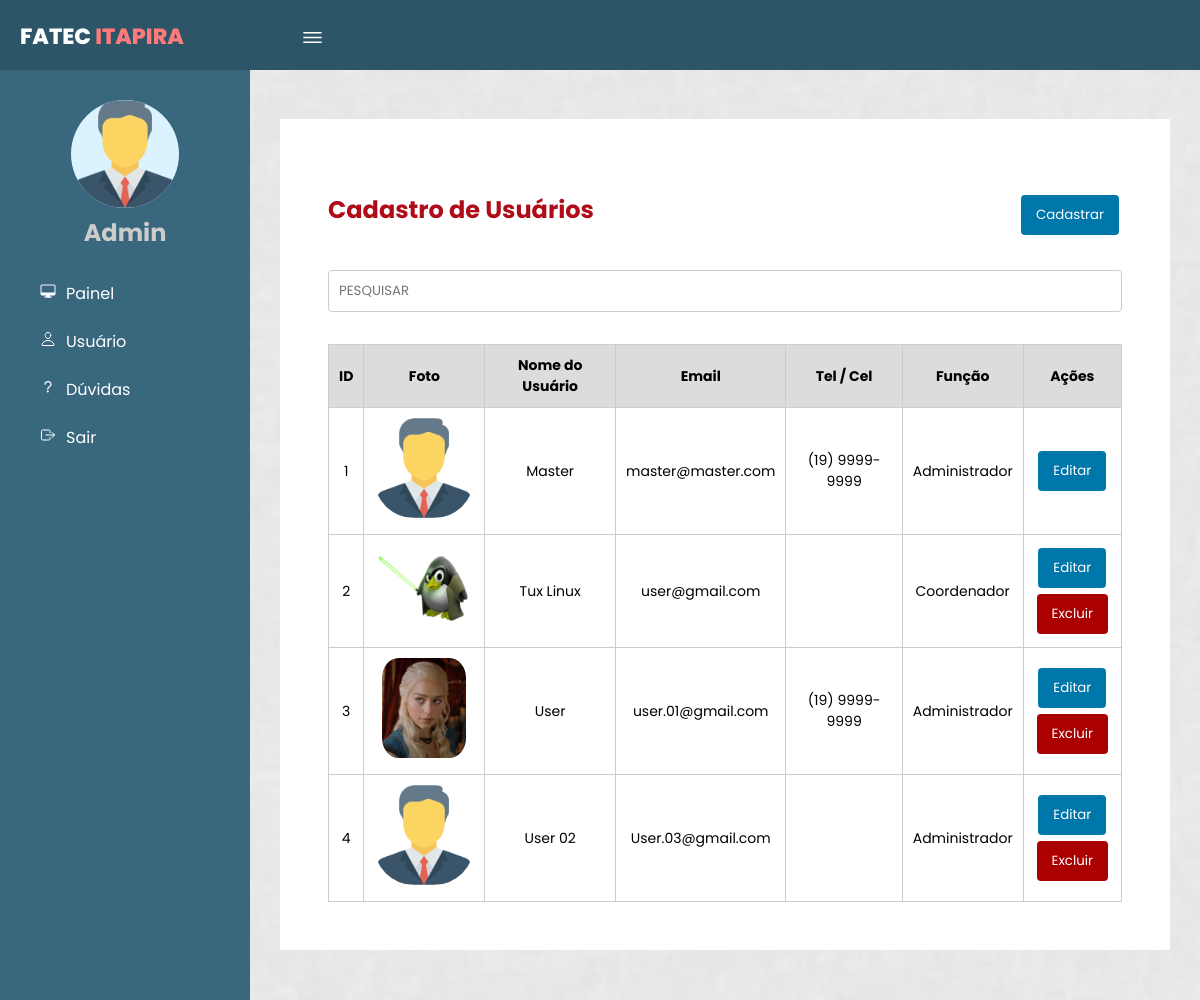
/gerenciarUsuario.php (signed in), run on an earlier commit of the app's database.
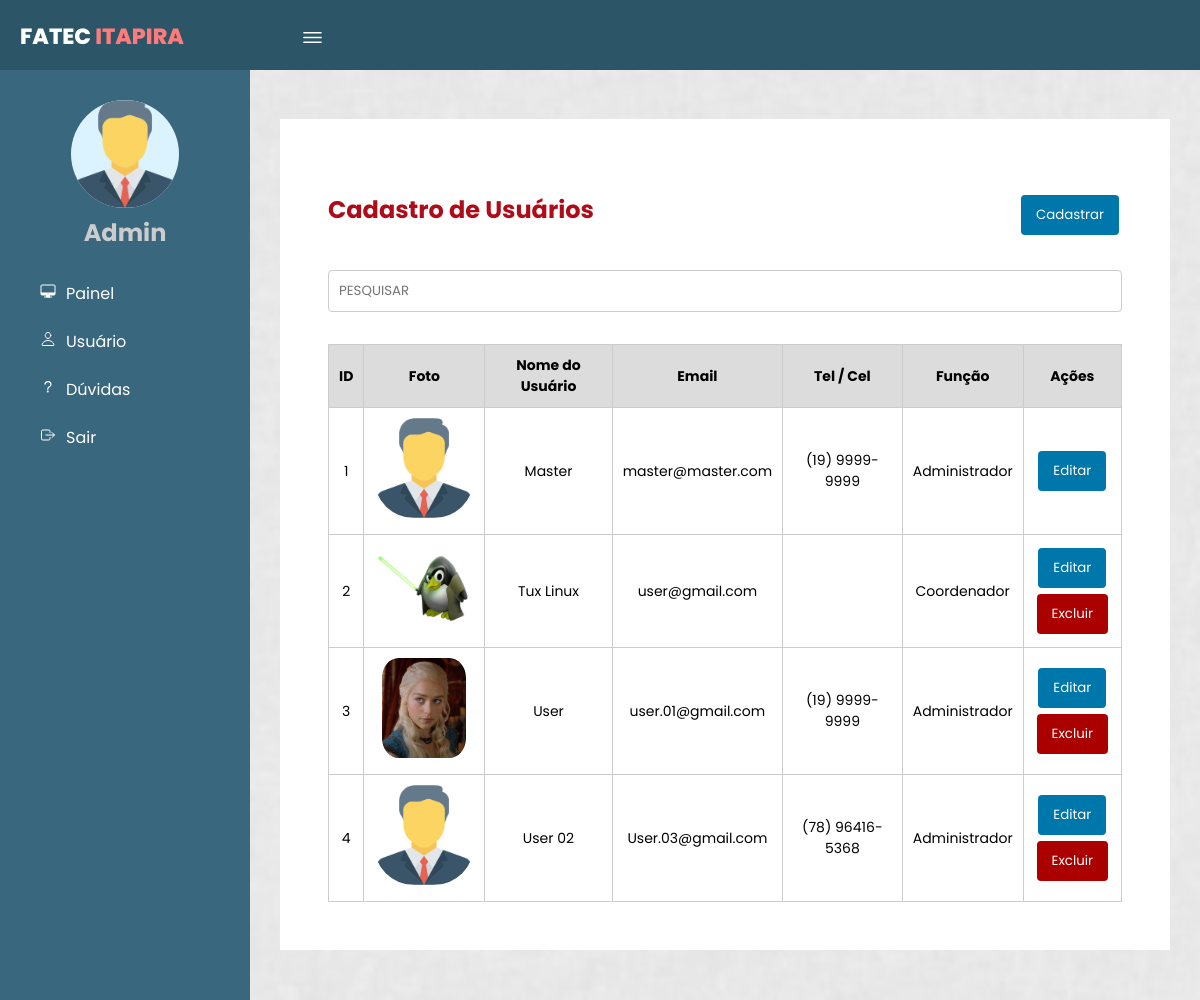
And on a later commit of the database.
### tables this page shows
CREATE TABLE `usuarios` (
  `idUsuarios` int(10) UNSIGNED NOT NULL,
  `NomeUsuario` varchar(255) NOT NULL,
  `Email` varchar(50) NOT NULL,
  `Senha` varchar(255) NOT NULL,
  `Tel_Cel` varchar(15) DEFAULT NULL,
  `Funcao` varchar(30) DEFAULT NULL,
  `NivelAcesso` int(11) NOT NULL DEFAULT 1,
  `DataCadastro` date NOT NULL DEFAULT curdate(),
  `DataUltimaAtualizacao` timestamp NOT NULL DEFAULT current_timestamp() ON UPDATE current_timestamp(),
  `FotoPath` varchar(255) DEFAULT NULL
);

### Class/Usuario.php (called while the page is built, shortened)
<?php
class Usuario
{
    private $conn;
    public function __construct($conn)
    {
        $this->conn = $conn;
    }
    public function listarUsuarios()
    {
        try {
            $sql = "SELECT * FROM usuarios";
            $stmt = $this->conn->query($sql);
            if ($stmt) {
                return $stmt->fetchAll(PDO::FETCH_ASSOC);
            } else {
                throw new Exception("Erro ao executar a consulta SQL");
            }
        } catch (Exception $e) {
            error_log("Erro ao listar usuários: " . $e->getMessage());
            return [];
        }
    }
}

### gerenciarUsuario.php (the view, shortened to what this page needs)
<?php
require_once 'Class/Usuario.php';
require_once 'conexao.php';
$usuario = new Usuario($conn);
$usuarios = $usuario->listarUsuarios();
?>
<!DOCTYPE html>
<html lang="pt-br">
<head>
    <link rel="stylesheet" href="css/format.css">
</head>
<body page='lista'>
    <header>
        <label for="check">
            <ion-icon name="menu-outline" id="sidebar_btn"></ion-icon>
        </label>
        <div class="left">
            <h3>Fatec <span>Itapira</span></h3>
        </div>
    </header>
    <div class="sidebar">
        <div class="center">
            <img src="icon/manager_icon_129392.png" class="image" alt="">
            <h2>Admin</h2>
        </div>
        <a href="painelAdmin.php" onclick="vizualizar('lista', true)"><ion-icon
                name="desktop-outline"></ion-icon><span>Painel</span></a>
        <a href="gerenciarUsuario.php"><ion-icon name="person-outline"></ion-icon><span>Usuário</span></a>
        <a href="grafico.php"><ion-icon name="help-outline"></ion-icon><span>Dúvidas</span></a>
        <a href="login/sairLogin.php"><ion-icon name="exit-outline"></ion-icon><span>Sair</span></a>
    </div>
    <div class="content">
        <div id='listaRegistros'>
            <div class="titulo_ask">
                <h1>Cadastro de Usuários</h1>
                <a href="Views/cadastroUsuario.html"><button>Cadastrar</button></a>
            </div>
            <div style='display: flex;' class="filtro">
                <input style='flex:1' placeholder="PESQUISAR" autofocus id='inputPesquisa' />
            </div>
    <?php if (!empty($usuarios)): ?>
        <table>
            <tr>
                <thead>
                <th>ID</th>
                <th>Foto</th>
                <th>Nome do Usuário</th>
                <th>Email</th>
                <th>Tel / Cel</th>
                <th>Função</th>
                <th>Ações</th>
            </tr>
            <?php foreach ($usuarios as $user): ?>
                <tr>
                    <td><?php echo $user['idUsuarios']; ?></td>
                    <td><?php
                        if (!empty($user['FotoPath'])) {
                            $caminhoImagem = 'uploads/' . basename($user['FotoPath']);
                            echo '<img src="' . $caminhoImagem . '" alt="Foto do Usuário" style="max-width: 100px; max-height: 100px; border-radius: 20%;">';
                        } else {
                            echo '<img src="uploads/manager_icon_129392.png" alt="Imagem Padrão" style="max-width: 100px; max-height: 100px; border-radius: 40%;">';
                        }
                        ?>
                    </td>
                    <td><?php echo $user['NomeUsuario']; ?></td>
                    <td><?php echo $user['Email']; ?></td>
                    <td><?php echo $user['Tel_Cel']; ?></td>
                    <td><?php echo $user['Funcao']; ?></td>
                    <td>
                        <a href="Views/editarUsuario.php?id=<?php echo $user['idUsuarios']; ?>"><button>Editar</button></a>
                        <form method="post" action="Controllers/excluir_usuario.php">
                            <button style="background-color: #a00;" type="submit" <?php echo ($user['NivelAcesso'] == 0) ? 'hidden' : ''; ?>
                            onclick="return confirm('Tem certeza que deseja excluir este usuário?')">Excluir</button>
                        </form>
                    </td>
                </tr>
            <?php endforeach; ?>
        </table>
    <?php else: ?>
        <p>Nenhum usuário cadastrado.</p>
    <?php endif; ?>
        </div>
    </div>
</body>
</html>

### css/format.css (style rules this page uses)
* { margin: 0; padding: 0; font-family: "Poppins", sans-serif; }
body { background-color: #e9e9e9; }
header { position: fixed; background: #2c5668; padding: 20px; width: 100%; height: 30px; z-index: 5; }
.left h3 { color: #fff; margin: 0; text-transform: uppercase; font-size: 22px; font-weight: 800; }
.left span { color: #ff7a7a; }
.sidebar { position: fixed; width: 250px; height: 100%; margin-top: 70px; padding-top: 30px; left: 0; background: #39677e; transition: 0.5s; transition-property: left; -webkit-transition: 0.5s; -moz-transition: 0.5s; -ms-transition: 0.5s; -o-transition: 0.5s; }
.sidebar .image { width: 108px; height: 108px; border-radius: 100px; -webkit-border-radius: 100px; -moz-border-radius: 100px; -ms-border-radius: 100px; -o-border-radius: 100px; background-color: #daf3ff; }
.sidebar h2 { color: #ccc; margin-top: 0; margin-bottom: 20px; }
.sidebar a { color: #fff; display: block; width: 100%; line-height: 48px; text-decoration: none; padding-left: 40px; box-sizing: border-box; transition: 0.5s; transition-property: background; }
.sidebar .center { text-align: center; }
.sidebar ion-icon { padding-right: 10px; }
label #sidebar_btn { z-index: 1; position: fixed; left: 300px; color: #fff; font-size: 25px; margin: 5px 0; cursor: pointer; transition: 0.5s; transition-property: color; }
.content { background: url(../img/bg.png) no-repeat; background-size: cover; background-position: center; transition: 0.5s; position: relative; margin-left: 250px; top: 69px; z-index: 1; overflow: hidden; }
div#listaRegistros { background: white; padding: 3rem; margin: 50px 30px; }
#listaRegistros { display: flex; align-items: center; justify-content: center; flex-direction: column; }
body[page="lista"] #listaRegistros { display: block; }
a { text-decoration: none; }
#listaRegistros .filtro { margin: 4vh auto; }
table { width: 100%; border-collapse: collapse; }
thead { background: gainsboro; }
table th, table td { text-align: center; font-size: 14px; padding: 10px; border: solid 1px #ccc; }
button { border: none; border-radius: 4px; cursor: pointer; background-color: #07a; color: #fff; margin: 3px; padding: 10px 15px; -webkit-border-radius: 4px; -moz-border-radius: 4px; -ms-border-radius: 4px; -o-border-radius: 4px; }
input { border: solid 1px #ccc; border-radius: 4px; padding: 10px; }
.titulo_ask { display: flex; justify-content: space-between; margin-block-start: 25px; }
.titulo_ask h1 { color: #b00b18; font-size: 24px; }

What changed in the data, as far as the page shows it:
changed usuarios "User 02": Tel_Cel (not shown) → "(78) 96416-5368"
